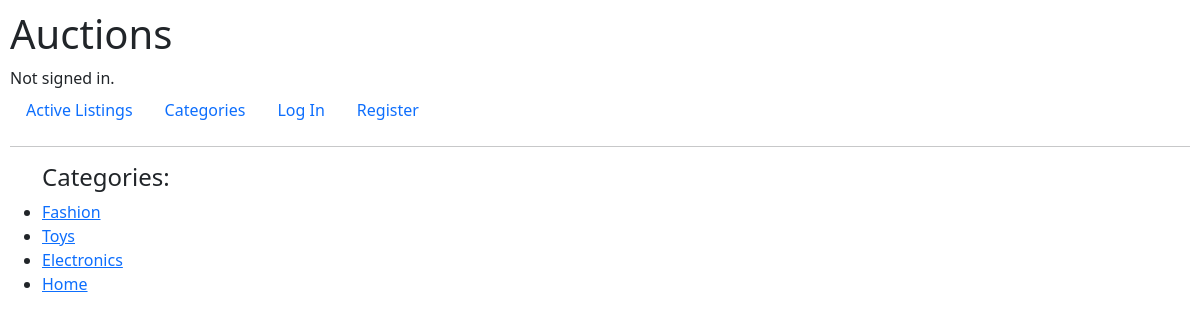
The page /categories on the database as committed earlier.
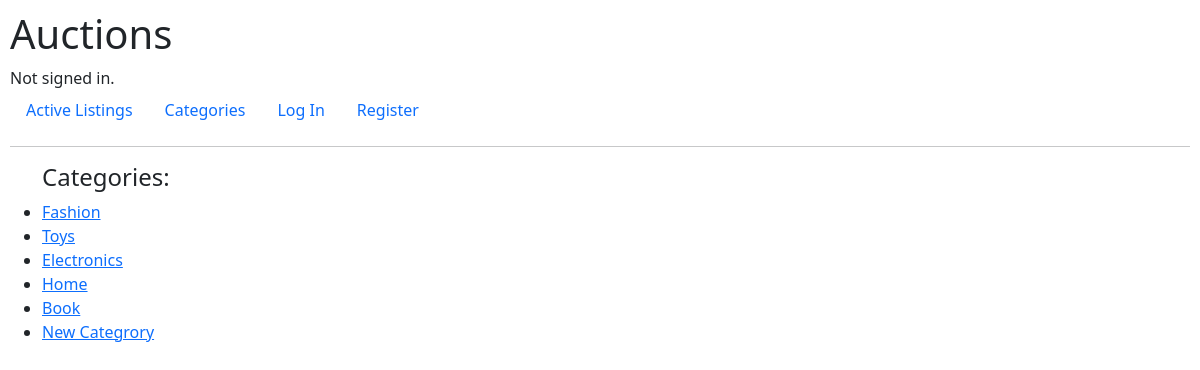
The same page on the database as committed later.
### auctions/models.py (models this page shows, shortened)
class Category(models.Model):
    name = models.CharField(max_length=64)

### auctions/views.py (the view)
# urls.py: path("categories", views.categories, name="categories"),
def categories(request):
    return render(request, "auctions/categories.html", {
        "categories": Category.objects.all()
    })

### auctions/templates/auctions/categories.html (shortened to what this page needs)
{% extends "auctions/layout.html" %}
{% block body %}
	<div>
		<ul>
			<h4>Categories:</h4>
			{% for category in categories %}
				<div>
					<li>
						<a href="{% url 'category' category.name %}">{{ category.name }}</a>
					</li>
				</div>
			{% empty %}
				No Category available.
			{% endfor %}
		</ul>
	</div>
{% endblock %}

Rows that differ between the two databases and show on the page:
added Category: name "Book"
added Category: name "New Categrory"
